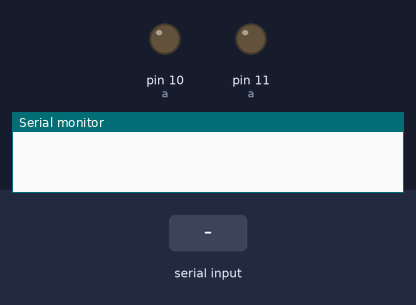
The sketch below on a simulated Arduino Uno, built with avr-gcc and run on an emulated ATmega328P. Parts: output pins drawn as LEDs (lit = HIGH), the last lines printed to the serial monitor. The inputs (shaded band) are chosen by the test bench.

Above: at 1.2 s.
1.3 s: "1\n" received over Serial
At 2.0 s:
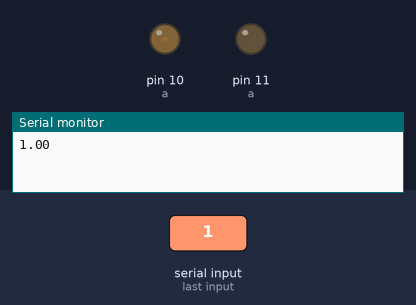
2.8 s: "2\n" received over Serial
At 3.1 s:
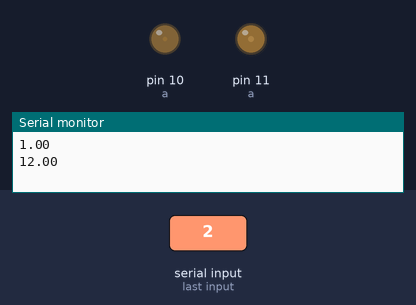
4.3 s: "90,45\n" received over Serial
At 5.5 s:
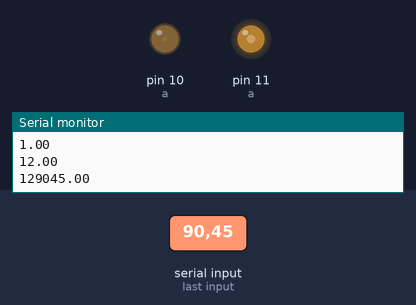
5.8 s: "30,150\n" received over Serial
At 6.8 s:
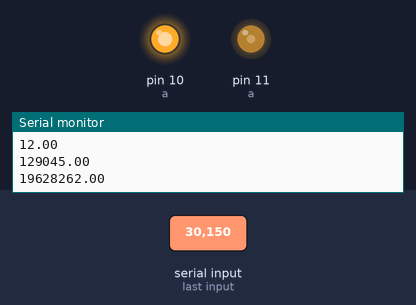
7.3 s: "90\n" received over Serial
At 7.8 s:
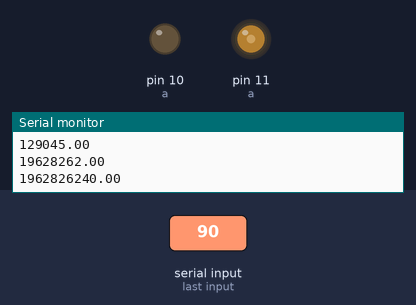
8.8 s: "200\n" received over Serial
At 10.2 s:
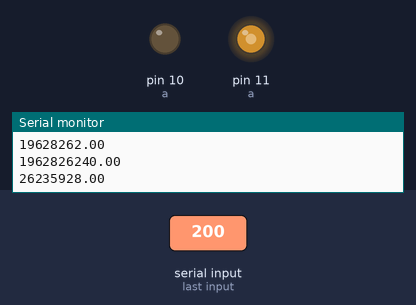
Timing chart, 0 to 11.3 s (numbered marks = the images above; inputs shaded):
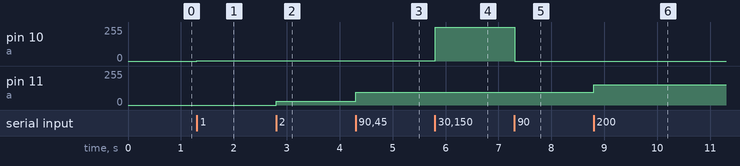

Measured:
- after the input at 1.3 s, pin 10 (a): 0/255 → 2/255 at once
- after the input at 2.8 s, pin 11 (a): 0/255 → 30/255 at once
- after the input at 4.3 s, pin 11 (a): 30/255 → 94/255 at once
- after the input at 5.8 s, pin 10 (a): 2/255 → 255/255 at once
- after the input at 7.3 s, pin 10 (a): 255/255 → 0/255 at once
- after the input at 8.8 s, pin 11 (a): 94/255 → 152/255 at once

The sketch:

Week8_EX1.ino
```cpp
float brightness = 0;
String buff;
int a;
void setup() {
 // put your setup code here, to run once:
 Serial.begin(9600);
}
void loop() {
 // put your main code here, to run repeatedly:
 if (Serial.available() > 0) {
 char inByte = Serial.read();
 if(inByte=='1')
 a=10;
 if(inByte=='2')
 a=11;
 if(inByte == 'B'){
 buff=' ';
 }
 if(('0'<= inByte) && (inByte <= '9')){
 buff += inByte;
 }
 if(inByte == '\n'){
 brightness = buff.toInt();
 Serial.println(brightness);
 analogWrite(a,int(brightness*2.54));
 }
 }
}
```
